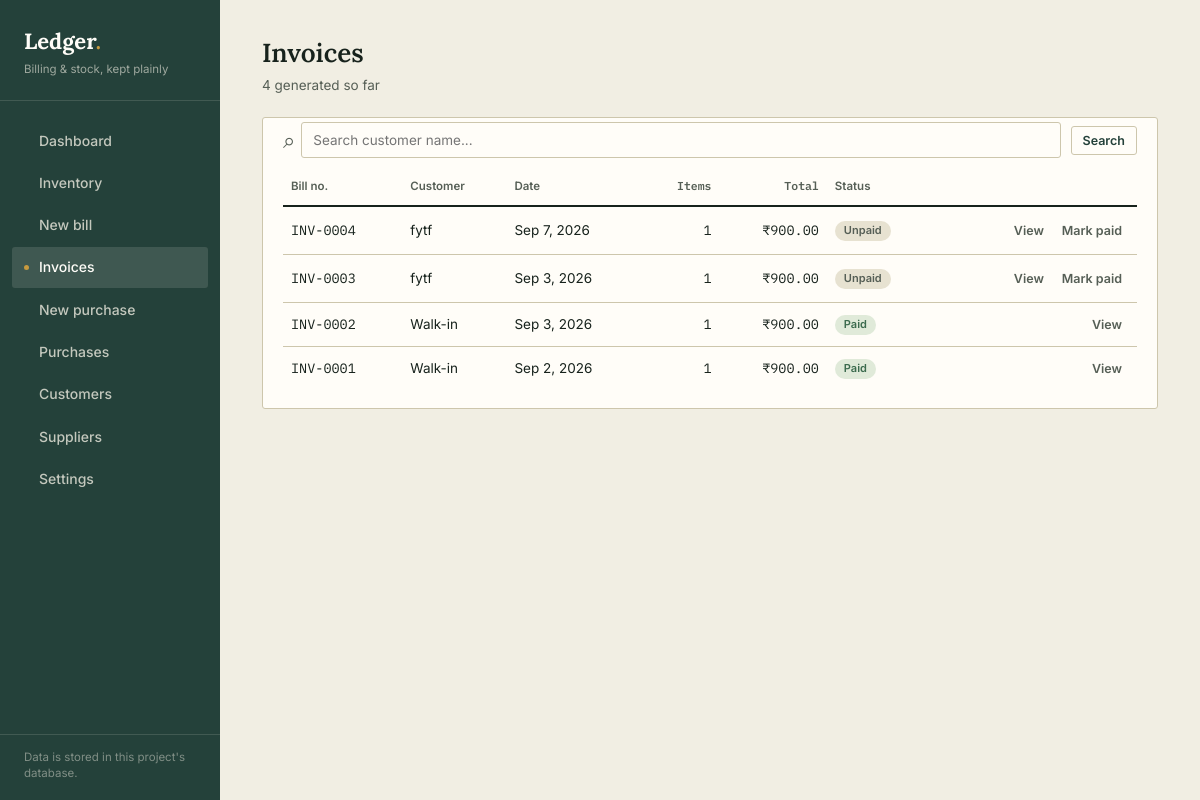
Screenshot of /invoices/ with the database file from the repository.
### billing/models.py (models this page shows, shortened)
class Invoice(models.Model):
    STATUS_CHOICES = [
        ('Unpaid', 'Unpaid'),
        ('Partially Paid', 'Partially Paid'),
        ('Paid', 'Paid'),
    ]
    number = models.CharField(max_length=20, unique=True)
    customer = models.ForeignKey(
        Customer, null=True, blank=True, on_delete=models.SET_NULL, related_name='invoices'
    )
    customer_name = models.CharField(max_length=150, blank=True)   # snapshot
    customer_gstin = models.CharField(max_length=15, blank=True)   # snapshot
    profile_name = models.CharField(max_length=120, blank=True)
    profile_owner_name = models.CharField(max_length=120, blank=True)
    profile_address = models.TextField(blank=True)
    profile_phone = models.CharField(max_length=30, blank=True)
    profile_email = models.EmailField(blank=True)
    profile_gstin = models.CharField(max_length=15, blank=True)
    profile_state = models.CharField(max_length=60, blank=True)
    profile_city = models.CharField(max_length=80, blank=True)
    profile_pincode = models.CharField(max_length=10, blank=True)
    profile_currency = models.CharField(max_length=5, default='₹')
    profile_logo = models.CharField(max_length=255, blank=True)
    date = models.DateTimeField(auto_now_add=True)
    is_interstate = models.BooleanField(default=False)
    subtotal = models.DecimalField(max_digits=12, decimal_places=2, default=0)
    discount = models.DecimalField(max_digits=12, decimal_places=2, default=0)
    cgst = models.DecimalField(max_digits=12, decimal_places=2, default=0)
    sgst = models.DecimalField(max_digits=12, decimal_places=2, default=0)
    igst = models.DecimalField(max_digits=12, decimal_places=2, default=0)
    total = models.DecimalField(max_digits=12, decimal_places=2, default=0)
    status = models.CharField(max_length=14, choices=STATUS_CHOICES, default='Unpaid')
    class Meta:
        ordering = ['-date']

class BusinessProfile(models.Model):
    business_name = models.CharField(max_length=120, default='My Shop')
    owner_name = models.CharField(max_length=120, blank=True)
    address = models.TextField(blank=True)
    phone = models.CharField(max_length=30, blank=True)
    email = models.EmailField(blank=True)
    gstin = models.CharField('GSTIN', max_length=15, blank=True)
    state = models.CharField(max_length=60, blank=True)
    city = models.CharField(max_length=80, blank=True)
    pincode = models.CharField(max_length=10, blank=True)
    currency = models.CharField(max_length=5, default='₹')
    default_gst_rate = models.DecimalField(max_digits=5, decimal_places=2, default=Decimal('5.00'))
    logo = models.FileField(upload_to='business_logos/', blank=True)
    is_active = models.BooleanField(default=False)
    invoice_counter = models.PositiveIntegerField(default=1)
    purchase_counter = models.PositiveIntegerField(default=1)
    created_at = models.DateTimeField(auto_now_add=True)
    updated_at = models.DateTimeField(auto_now=True)
    class Meta:
        ordering = ['-is_active', 'business_name']
        constraints = [
            models.UniqueConstraint(
                fields=['is_active'], condition=models.Q(is_active=True), name='one_active_business_profile'
            ),
        ]
    @classmethod
    def active(cls):
        return cls.objects.filter(is_active=True).first() or cls.objects.order_by('pk').first()

### billing/views.py (the view)
# urls.py: path('invoices/', views.invoice_list, name='invoice_list'),
def invoice_list(request):
    search = request.GET.get('search', '').strip()
    invoices = Invoice.objects.all()
    if search:
        invoices = invoices.filter(customer_name__icontains=search)
    return render(request, 'billing/invoice_list.html', {
        'invoices': invoices,
        'search': search,
    })

### billing/context_processors.py (called while the page is built)
def business_settings(request):
    try:
        profile = BusinessProfile.active()
        return {'biz_settings': profile or BusinessSettings.load(), 'active_profile': profile}
    except Exception:
        return {}

### billing/templates/billing/invoice_list.html (shortened to what this page needs)
{% extends 'billing/base.html' %}
{% block content %}
<div class="page-head">
  <div><h1>Invoices</h1><p>{% if search %}{{ invoices.count }} result{{ invoices.count|pluralize }} for “{{ search }}”{% else %}{{ invoices.count }} generated so far{% endif %}</p></div>
</div>
<div class="section">
  <div class="section-body">
    <form class="invoice-search" method="get" role="search" autocomplete="off">
      <span class="search-icon" aria-hidden="true">⌕</span>
      <input id="invoice-search-input" class="search" type="search" name="search" placeholder="Search customer name..." value="{{ search }}">
      <button class="btn ghost small" type="submit">Search</button>
    </form>
    <table>
      <thead><tr><th>Bill no.</th><th>Customer</th><th>Date</th><th class="num">Items</th><th class="num">Total</th><th>Status</th><th></th></tr></thead>
      <tbody>
        {% for inv in invoices %}
        <tr>
          <td class="mono"><a href="{% url 'invoice_detail' inv.pk %}">{{ inv.number }}</a></td>
          <td>{{ inv.customer_name|default:"Walk-in" }}</td>
          <td>{{ inv.date|date:"M j, Y" }}</td>
          <td class="num">{{ inv.items.count }}</td>
          <td class="num">{{ biz_settings.currency }}{{ inv.total|floatformat:2 }}</td>
          <td><span class="tag {% if inv.status == 'Paid' %}paid{% else %}draft{% endif %}">{{ inv.status }}</span></td>
          <td style="text-align:right;white-space:nowrap;">
            <a class="icon-btn" href="{% url 'invoice_detail' inv.pk %}">View</a>
            {% if inv.status != 'Paid' %}
            <form method="post" action="{% url 'invoice_mark_paid' inv.pk %}" style="display:inline;">
              <button class="icon-btn" type="submit">Mark paid</button>
            </form>
            {% endif %}
          </td>
        </tr>
        {% empty %}
        <tr class="empty-row"><td colspan="7">{% if search %}No invoices match “{{ search }}”.{% else %}No invoices yet. Create one from New bill.{% endif %}</td></tr>
        {% endfor %}
      </tbody>
    </table>
  </div>
</div>
{% endblock %}

### billing/static/billing/css/style.css (style rules this page uses)
:root { --ink:#17221c; --forest:#24413a; --forest-light:#33574d; --paper:#f1eee3; --paper-dim:#e7e2d1; --brass:#a67c27; --brass-light:#c79a3f; --rule:#cdc6ac; --ink-soft:#565f56; --stamp:#9c3b32; --stamp-light:#f4e2de; --good:#3c6b4e; --good-light:#e0ead9; --white:#fffdf8; --radius:3px; }
* { box-sizing:border-box; }
html,body { margin:0;padding:0; }
body { font-family:'Inter',sans-serif; background:var(--paper); color:var(--ink); display:flex; min-height:100vh; font-size:14.5px; line-height:1.45; }
h1,h2,h3,.serif { font-family:'Lora',serif; }
.mono { font-family:'IBM Plex Mono',monospace; }
a { color:inherit;text-decoration:none; }
button { font-family:inherit;cursor:pointer; }
.page-head { display:flex;justify-content:space-between;align-items:flex-end;margin-bottom:22px;gap:20px;flex-wrap:wrap; }
.page-head h1 { font-size:26px;margin:0 0 4px;font-weight:600; }
.page-head p { margin:0;color:var(--ink-soft);font-size:13.5px; }
.btn { border:1px solid var(--forest);background:var(--forest);color:var(--white);padding:9px 16px; border-radius:var(--radius);font-size:13.5px;font-weight:600;display:inline-flex;align-items:center;gap:7px; }
.btn.ghost { background:transparent;color:var(--forest);border-color:var(--rule); }
.btn.small { padding:6px 11px;font-size:12.5px; }
.section { background:var(--white);border:1px solid var(--rule);border-radius:var(--radius);margin-bottom:24px; }
.section-body { padding:4px 20px 18px; }
table { width:100%;border-collapse:collapse; }
thead th { text-align:left;font-size:11.5px;font-weight:600;color:var(--ink-soft);padding:10px 8px;border-bottom:2px solid var(--ink);white-space:nowrap; }
tbody td { padding:11px 8px;border-bottom:1px solid var(--rule);font-size:13.5px;vertical-align:middle; }
tbody tr:last-child td { border-bottom:none; }
td.num,th.num { text-align:right;font-family:'IBM Plex Mono',monospace; }
.tag { display:inline-block;padding:2px 9px;border-radius:20px;font-size:11px;font-weight:600; }
.tag.paid { background:var(--good-light);color:var(--good); }
.tag.draft { background:var(--paper-dim);color:var(--ink-soft); }
.icon-btn { background:none;border:none;color:var(--ink-soft);padding:5px 7px;border-radius:var(--radius);font-size:12.5px;font-weight:600; }
input,select,textarea { font-family:inherit;font-size:13.5px;border:1px solid var(--rule);border-radius:var(--radius); padding:9px 11px;background:var(--white);color:var(--ink);width:100%; }
.search { width:260px; }
.invoice-search { display:flex;align-items:center;gap:10px;margin:0 0 10px;flex-wrap:wrap;position:relative; }
.invoice-search .search { flex:1;min-width:220px; }
.search-icon { font-size:22px;line-height:1;color:var(--ink-soft);margin-right:-4px; }

### rows the page displays
Invoice: number "INV-0004", customer_name "fytf", date "Sep 7, 2026", items.count "1", total "900.00", status "Unpaid", shows "Mark paid"
BusinessProfile: currency "₹"
Invoice: number "INV-0003", customer_name "fytf", date "Sep 3, 2026", items.count "1", total "900.00", status "Unpaid", shows "Mark paid"
Invoice: number "INV-0002", customer_name "Walk-in", date "Sep 3, 2026", items.count "1", total "900.00", status "Paid"
Invoice: number "INV-0001", customer_name "Walk-in", date "Sep 2, 2026", items.count "1", total "900.00", status "Paid"

### other values shown
{{ invoices.count }} "4"
